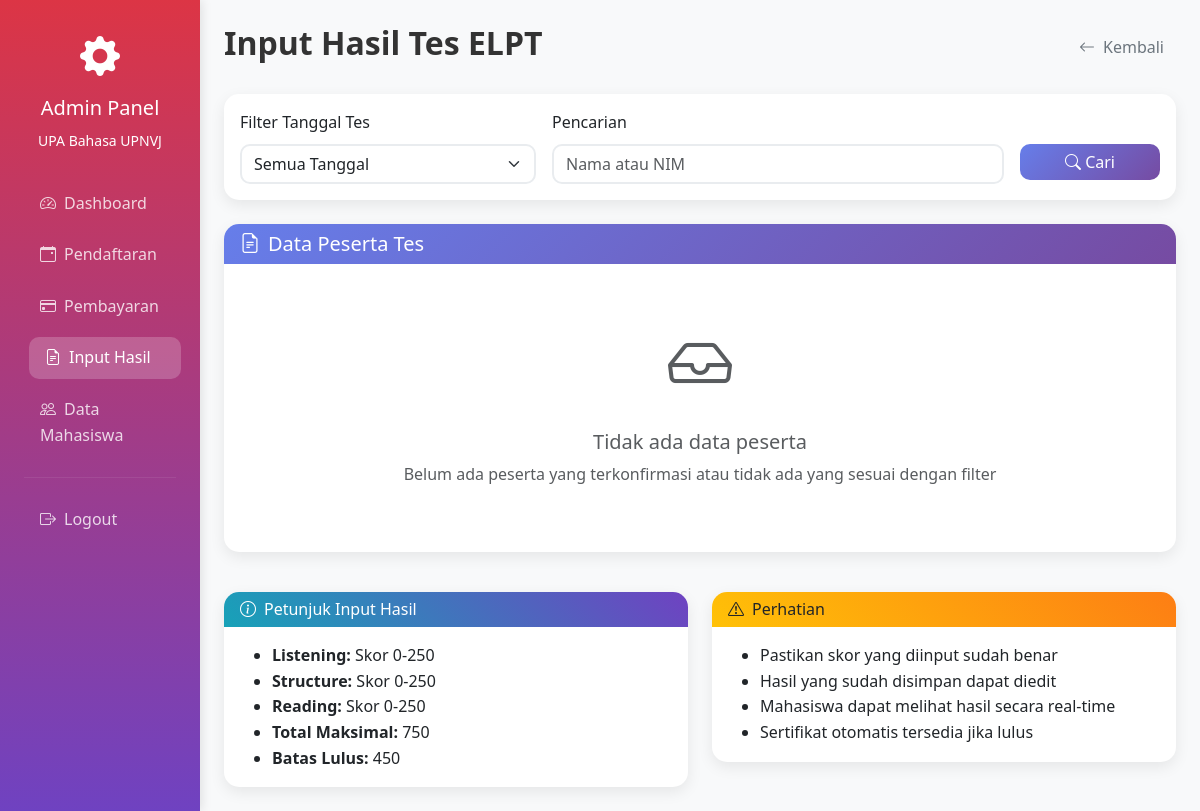
Before: /admin/test-results.php (signed in) with the older database file.
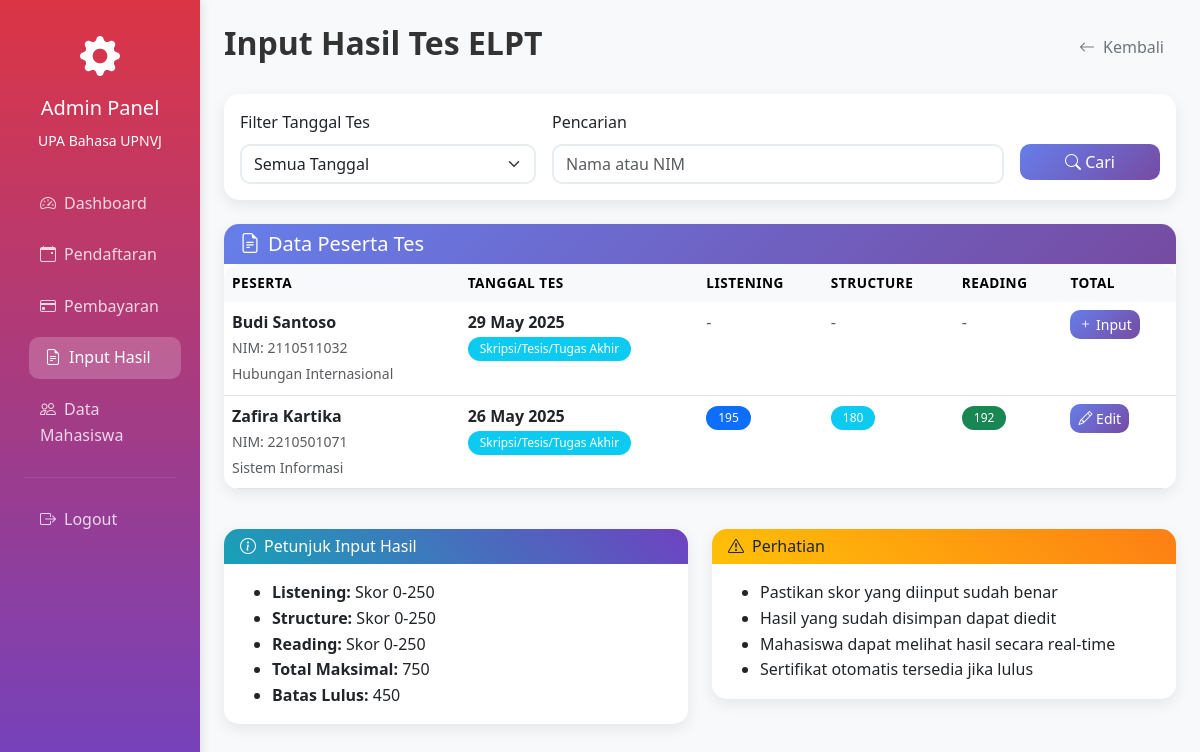
After: the same page with the newer database file.
### tables this page shows
CREATE TABLE `elpt_registrations` (
  `id` int(11) NOT NULL,
  `user_id` int(11) NOT NULL,
  `test_date` date NOT NULL,
  `purpose` varchar(100) NOT NULL,
  `payment_status` enum('pending','confirmed','rejected') DEFAULT 'pending',
  `billing_number` varchar(50) DEFAULT NULL,
  `created_at` timestamp NOT NULL DEFAULT current_timestamp(),
  `updated_at` timestamp NOT NULL DEFAULT current_timestamp() ON UPDATE current_timestamp()
);

CREATE TABLE `users` (
  `id` int(11) NOT NULL,
  `name` varchar(255) NOT NULL,
  `email` varchar(255) NOT NULL,
  `password` varchar(255) NOT NULL,
  `nim` varchar(10) DEFAULT NULL,
  `role` enum('admin','student') NOT NULL DEFAULT 'student',
  `program` varchar(100) DEFAULT NULL,
  `faculty` varchar(100) DEFAULT NULL,
  `level` enum('D3','S1','S2','S3') DEFAULT NULL,
  `no_telpon` varchar(20) DEFAULT NULL,
  `is_active` tinyint(1) DEFAULT 1,
  `created_at` timestamp NOT NULL DEFAULT current_timestamp(),
  `updated_at` timestamp NOT NULL DEFAULT current_timestamp() ON UPDATE current_timestamp()
);

CREATE TABLE `elpt_results` (
  `id` int(11) NOT NULL,
  `user_id` int(11) NOT NULL,
  `registration_id` int(11) NOT NULL,
  `listening_score` int(11) NOT NULL,
  `structure_score` int(11) NOT NULL,
  `reading_score` int(11) NOT NULL,
  `total_score` int(11) GENERATED ALWAYS AS (`listening_score` + `structure_score` + `reading_score`) STORED,
  `is_passed` tinyint(1) GENERATED ALWAYS AS (case when `listening_score` + `structure_score` + `reading_score` >= 450 then 1 else 0 end) STORED,
  `test_date` date NOT NULL,
  `created_at` timestamp NOT NULL DEFAULT current_timestamp()
);

### config/database.php (called while the page is built, shortened)
<?php
function formatDate($date) {
    return date('d F Y', strtotime($date));
}
?>

### admin/test-results.php (the view, shortened to what the rows shown need)
<?php
require_once '../config/database.php';
$sql = "
    SELECT r.*, u.name, u.nim, u.program, u.faculty,
           er.id as result_id, er.listening_score, er.structure_score, er.reading_score, er.total_score
    FROM elpt_registrations r
    JOIN users u ON r.user_id = u.id
    LEFT JOIN elpt_results er ON r.id = er.registration_id
    WHERE r.payment_status = 'confirmed'
";
$params = [];
$sql .= " ORDER BY r.test_date DESC, u.name ASC";
$stmt = $pdo->prepare($sql);
$stmt->execute($params);
$registrations = $stmt->fetchAll();
?>
<!DOCTYPE html>
<html lang="id">
<head>
    <link href="https://cdn.jsdelivr.net/npm/bootstrap@5.3.0/dist/css/bootstrap.min.css" rel="stylesheet">
    <link href="https://cdn.jsdelivr.net/npm/bootstrap-icons@1.10.0/font/bootstrap-icons.css" rel="stylesheet">
    <link href="../assets/css/custom.css" rel="stylesheet">
    <link href="../assets/css/admin.css" rel="stylesheet">
</head>
<body class="bg-light">
    <div class="container-fluid">
        <div class="row">
            <div class="col-md-9 col-lg-10 p-4">
                <div class="d-flex justify-content-between align-items-center mb-4">
                    <h2 class="fw-bold">Input Hasil Tes ELPT</h2>
                </div>
                <div class="card">
                    <div class="card-body p-0">
                        <?php if (empty($registrations)): ?>
                            <div class="text-center py-5">
                                <i class="bi bi-inbox text-muted" style="font-size: 4rem;"></i>
                                <h5 class="text-muted mt-3">Tidak ada data peserta</h5>
                                <p class="text-muted">Belum ada peserta yang terkonfirmasi atau tidak ada yang sesuai dengan filter</p>
                            </div>
                        <?php else: ?>
                            <div class="table-responsive">
                                <table class="table table-hover mb-0">
                                    <thead class="table-light">
                                        <tr>
                                            <th>Peserta</th>
                                            <th>Tanggal Tes</th>
                                            <th>Listening</th>
                                            <th>Structure</th>
                                            <th>Reading</th>
                                            <th>Total</th>
                                        </tr>
                                    </thead>
                                    <tbody>
                                        <?php foreach ($registrations as $reg): ?>
                                            <tr class="result-row <?= $reg['result_id'] ? 'has-result' : '' ?>">
                                                <td>
                                                    <div>
                                                        <strong><?= htmlspecialchars($reg['name']) ?></strong><br>
                                                        <small class="text-muted">
                                                            NIM: <?= htmlspecialchars($reg['nim']) ?><br>
                                                            <?= htmlspecialchars($reg['program']) ?>
                                                        </small>
                                                    </div>
                                                </td>
                                                <td>
                                                    <strong><?= formatDate($reg['test_date']) ?></strong><br>
                                                    <span class="badge bg-info"><?= htmlspecialchars($reg['purpose']) ?></span>
                                                </td>
                                                <td>
                                                    <?php if ($reg['result_id']): ?>
                                                        <span class="badge bg-primary"><?= $reg['listening_score'] ?></span>
                                                    <?php else: ?>
                                                        <span class="text-muted">-</span>
                                                    <?php endif; ?>
                                                </td>
                                                <td>
                                                    <?php if ($reg['result_id']): ?>
                                                        <span class="badge bg-info"><?= $reg['structure_score'] ?></span>
                                                    <?php else: ?>
                                                        <span class="text-muted">-</span>
                                                    <?php endif; ?>
                                                </td>
                                                <td>
                                                    <?php if ($reg['result_id']): ?>
                                                        <span class="badge bg-success"><?= $reg['reading_score'] ?></span>
                                                    <?php else: ?>
                                                        <span class="text-muted">-</span>
                                                    <?php endif; ?>
                                                </td>
                                                <td>
                                                    <button type="button" class="btn btn-primary btn-sm"
                                                            data-bs-toggle="modal"
                                                            data-bs-target="#inputModal"
                                                            data-registration-id="<?= $reg['id'] ?>"
                                                            data-student-name="<?= htmlspecialchars($reg['name']) ?>"
                                                            data-student-nim="<?= htmlspecialchars($reg['nim']) ?>"
                                                            data-test-date="<?= formatDate($reg['test_date']) ?>"
                                                            data-listening="<?= $reg['listening_score'] ?? '' ?>"
                                                            data-structure="<?= $reg['structure_score'] ?? '' ?>"
                                                            data-reading="<?= $reg['reading_score'] ?? '' ?>">
                                                        <i class="bi bi-<?= $reg['result_id'] ? 'pencil' : 'plus' ?>"></i>
                                                        <?= $reg['result_id'] ? 'Edit' : 'Input' ?>
                                                    </button>
                                                </td>
                                            </tr>
                                        <?php endforeach; ?>
                                    </tbody>
                                </table>
                            </div>
                        <?php endif; ?>
                    </div>
                </div>
            </div>
        </div>
    </div>
</body>
</html>

Changed rows visible on the page:
added elpt_registrations: user.name "Budi Santoso", user.nim "2110511032", user.program "Hubungan Internasional", test_date "29 May 2025", purpose "Skripsi/Tesis/Tugas Akhir", shows "Input"
added elpt_results: user.name "Zafira Kartika", user.nim "2210501071", user.program "Sistem Informasi", registration.test_date "26 May 2025", registration.purpose "Skripsi/Tesis/Tugas Akhir", listening_score "195", structure_score "180", reading_score "192", shows "Edit"
Other visible differences:
text no longer shown: "Tidak ada data peserta Belum ada peserta yang terkonfirmasi atau tidak ada yang sesuai dengan filter"
text now shown: "PESERTA TANGGAL TES LISTENING STRUCTURE READING TOTAL"
